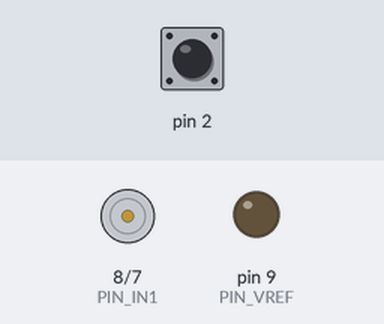
A sketch run on a simulated Arduino Uno, built with avr-gcc and run on an emulated ATmega328P. On the bench: motor-driver pin pairs drawn as motors (green arrow = first pin HIGH = forward, orange = second pin HIGH = backward, longer = more drive), output pins drawn as LEDs (lit = HIGH). The test bench sets the inputs (shaded band); at power-on: pin 2 HIGH.

Above: at 1.2 s.
1.3 s: pin 2 driven LOW
At 2.0 s:
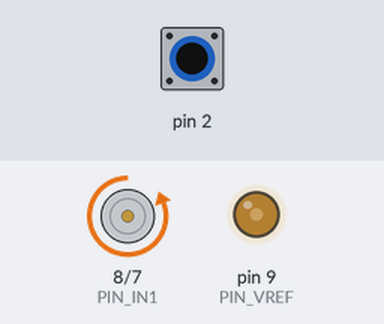
2.8 s: pin 2 pulsed HIGH 5 times (0.12 s each, 0.3 s apart)
At 3.07 s:
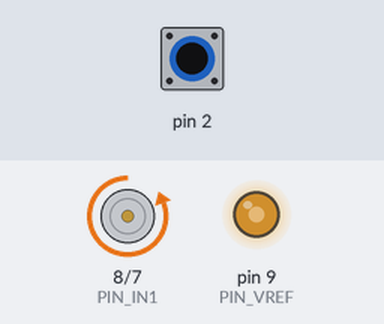
At 3.57 s:
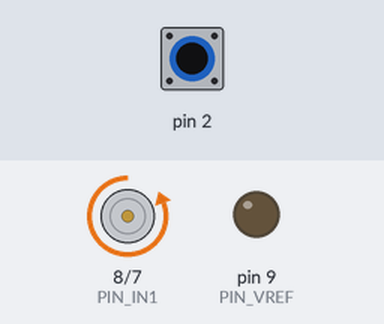
Timing chart, 0 to 11.8 s (numbered marks = the images above; inputs shaded):
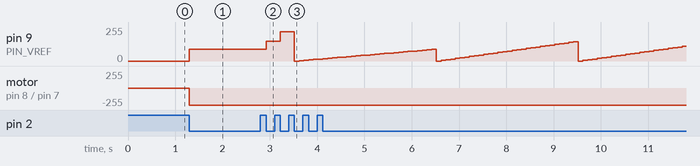

The sketch:

ElectricFan_Rhythm.ino
```cpp
/*タクトスイッチのPIN D2を使うので0*/
#define PIN_SW 0

/*モータ制御用のPIN*/
#define PIN_IN1 8
#define PIN_IN2 7
#define PIN_VREF 9 // PWM
#define WEAK_RSL 3
#define NORMAL_RSL 5
#define STRONG_RSL 7

typedef enum{
  STOP,
  WEAK,
  NORMAL,
  STRONG,
  WEAK_R,
  NORMAL_R,
  STRONG_R
}STATE;

typedef enum{
  ENTRY,
  DO,
  EXIT
}ACTION;

volatile STATE g_state = STOP;
ACTION g_action = ENTRY;

void motorRhythm(int resolution){
  for(int cnt = 0; cnt < 30; cnt++){
    motorSpeed(cnt * resolution);
    delay(100);
  }
}

void motorControl(bool in1, bool in2){
  digitalWrite(PIN_IN1, in1);
  digitalWrite(PIN_IN2, in2);
}

void motorSpeed(int motor_speed){
  if(motor_speed > 255){
    motor_speed = 0;
  }
  analogWrite(PIN_VREF, motor_speed);
}

void setAction(ACTION act){
  g_action = act;
}

ACTION getAction(){
  return g_action;
}

void setState(STATE state){
  g_state = state;
}

STATE getState(){
  return g_state;
}

void setStateAction(STATE state, ACTION action){
  setState(state);
  setAction(action);
}

void changeMode(){
  setAction(EXIT);
}

void setup(){
  attachInterrupt(PIN_SW, changeMode, FALLING);       /* SWはD2で割り込み */

  pinMode(PIN_IN1,OUTPUT);      /* 回転方向制御 */
  pinMode(PIN_IN2,OUTPUT);      /* 回転方向制御 */
  pinMode(PIN_VREF,OUTPUT);     /* 回転速度制御 */

  motorSpeed(0);                /* モーターの回転速度を0にする(急に動き出さないように) */
  motorControl(LOW, LOW);       /* モーターを停止する */

  Serial.begin(9600);
}

void loop(){

    switch(getState()){
      case STOP:
        switch(getAction()){
          case ENTRY:
            /* 停止モード */
            motorControl(LOW, LOW); /* モーターを停止する */
            motorSpeed(0);
            setStateAction(STOP, DO);
            break;
          case DO:
            break;
          case EXIT:
            setStateAction(WEAK, ENTRY);
            break;
        }
        break;
      case WEAK:
        switch(getAction()){
          case ENTRY:
            /* 弱モード */
            motorControl(LOW, HIGH); /* モーターを反転する */
            motorSpeed(90);
            setStateAction(WEAK, DO);
            break;
          case DO:
            break;
          case EXIT:
            setStateAction(NORMAL, ENTRY);
            break;
        }
        break;
      case NORMAL:
        switch(getAction()){
          case ENTRY:
            /* 中モード */
            motorControl(LOW, HIGH); /* モーターを反転する */
            motorSpeed(150);
            setStateAction(NORMAL, DO);
            break;
          case DO:
            break;
          case EXIT:
            setStateAction(STRONG, ENTRY);
            break;
        }
        break;
      case STRONG:
        switch(getAction()){
          case ENTRY:
            /* 強モード */
            motorControl(LOW, HIGH); /* モーターを反転する */
            motorSpeed(220);
            setStateAction(STRONG, DO);
            break;
          case DO:
            break;
          case EXIT:
            setStateAction(WEAK_R, ENTRY);
            break;
        }
        break;
      case WEAK_R:
        switch(getAction()){
          case ENTRY:
            /* 弱リズムモード */
            motorControl(LOW, HIGH); /* モーターを反転する */
            setStateAction(WEAK_R, DO);
            break;
          case DO:
            motorRhythm(WEAK_RSL);
            break;
          case EXIT:
            setStateAction(NORMAL_R, ENTRY);
            break;
        }
        break;
      case NORMAL_R:
        switch(getAction()){
          case ENTRY:
            /* 中リズムモード */
            motorControl(LOW, HIGH); /* モーターを反転する */
            setStateAction(NORMAL_R, DO);
            break;
          case DO:
            motorRhythm(NORMAL_RSL);
            break;
          case EXIT:
            setStateAction(STRONG_R, ENTRY);
            break;
        }
        break;
      case STRONG_R:
        switch(getAction()){
          case ENTRY:
            /* 強リズムモード */
            motorControl(LOW, HIGH); /* モーターを反転する */
            setStateAction(STRONG_R, DO);
            break;
          case DO:
            motorRhythm(STRONG_RSL);
            break;
          case EXIT:
            setStateAction(STOP, ENTRY);
            break;
        }
        break;
    }
}
```

Measured:
- after the input at 1.3 s, pin 9 (PIN_VREF): 0/255 → 90/255 at once; motor on pin 8 (PIN_IN1) / pin 7 (PIN_IN2): stopped → backward 255/255 at once
- after the input at 2.8 s, pin 9 (PIN_VREF): 90/255 → 150/255 after 0.12 s, → 220/255 0.30 s later, → 0/255 0.30 s later, → 3/255 0.10 s later, … (85 changes in this stretch)
